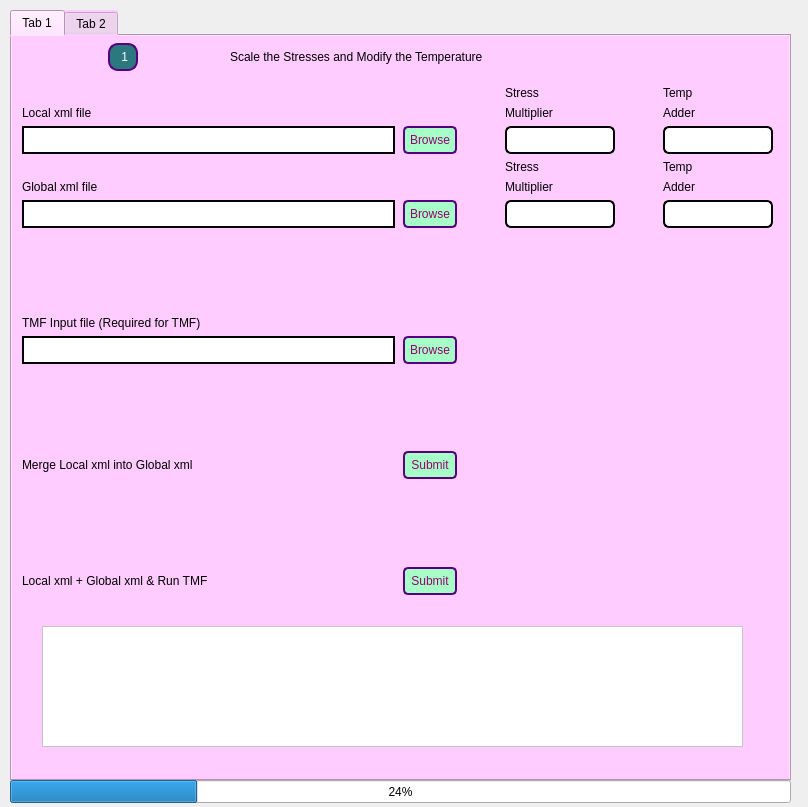
<?xml version="1.0" encoding="UTF-8"?>
<ui version="4.0">
 <class>MainWindow</class>
 <widget class="QMainWindow" name="MainWindow">
  <property name="geometry">
   <rect>
    <x>0</x>
    <y>0</y>
    <width>808</width>
    <height>807</height>
   </rect>
  </property>
  <property name="windowTitle">
   <string>MainWindow</string>
  </property>
  <widget class="QWidget" name="centralwidget">
   <widget class="QTabWidget" name="tabWidget">
    <property name="geometry">
     <rect>
      <x>10</x>
      <y>10</y>
      <width>781</width>
      <height>771</height>
     </rect>
    </property>
    <property name="sizeIncrement">
     <size>
      <width>0</width>
      <height>40</height>
     </size>
    </property>
    <property name="styleSheet">
     <string notr="true">/* Main Window Style */
QWidget {
    background-color: rgb(255, 204, 255);  /* Pinkish background */
}</string>
    </property>
    <property name="currentIndex">
     <number>0</number>
    </property>
    <widget class="QWidget" name="tab">
     <attribute name="title">
      <string>Tab 1</string>
     </attribute>
     <widget class="QWidget" name="horizontalLayoutWidget">
      <property name="geometry">
       <rect>
        <x>10</x>
        <y>-1</y>
        <width>568</width>
        <height>44</height>
       </rect>
      </property>
      <layout class="QHBoxLayout" name="horizontalLayout">
       <property name="sizeConstraint">
        <enum>QLayout::SetNoConstraint</enum>
       </property>
       <item>
        <widget class="QLabel" name="Number_label">
         <property name="sizePolicy">
          <sizepolicy hsizetype="Fixed" vsizetype="Fixed">
           <horstretch>0</horstretch>
           <verstretch>0</verstretch>
          </sizepolicy>
         </property>
         <property name="layoutDirection">
          <enum>Qt::RightToLeft</enum>
         </property>
         <property name="styleSheet">
          <string notr="true">/* Title Label Style */
QLabel#Number_label {
    background-color:rgb(44, 120, 127);  /* Bluish background */
    color: white;               /* Font color for the text */
    font: 14pt &quot;MS Shell Dlg 2&quot;;
    padding: 5px;
    border-radius: 10px;                   /* Rounded corners */
    border: 2px solid rgb(85, 0, 127);           
}
</string>
         </property>
         <property name="text">
          <string> 1</string>
         </property>
        </widget>
       </item>
       <item>
        <widget class="QLabel" name="text">
         <property name="sizePolicy">
          <sizepolicy hsizetype="Fixed" vsizetype="Fixed">
           <horstretch>0</horstretch>
           <verstretch>0</verstretch>
          </sizepolicy>
         </property>
         <property name="layoutDirection">
          <enum>Qt::LeftToRight</enum>
         </property>
         <property name="styleSheet">
          <string notr="true">
QLabel#text{
 background-color: rgb(255, 204, 255);
color: black;                /* Font color */
font: bold 17pt &quot;Arial Narrow&quot;;
 font-weight: normal;
}

</string>
         </property>
         <property name="text">
          <string>Scale the Stresses and Modify the Temperature      </string>
         </property>
        </widget>
       </item>
      </layout>
     </widget>
     <widget class="QWidget" name="gridLayoutWidget">
      <property name="geometry">
       <rect>
        <x>10</x>
        <y>50</y>
        <width>751</width>
        <height>509</height>
       </rect>
      </property>
      <layout class="QGridLayout" name="gridLayout" rowstretch="0,0,0,0,0,0,0,0,0,0,0,0,0,0,0">
       <property name="sizeConstraint">
        <enum>QLayout::SetNoConstraint</enum>
       </property>
       <property name="horizontalSpacing">
        <number>8</number>
       </property>
       <item row="12" column="3">
        <widget class="QPushButton" name="pushButton_5">
         <property name="styleSheet">
          <string notr="true">QPushButton{
    background-color: rgb(167, 255, 200);  /* Bluish background */
    color: rgb(148, 0, 111);               /* Font color for the text */
    font: bold 8pt &quot;MS Shell Dlg 2&quot;;
    padding: 5px;
    border-radius: 5px;                   /* Rounded corners */
    border: 2px solid rgb(85, 0, 127);           
}</string>
         </property>
         <property name="text">
          <string>Submit</string>
         </property>
        </widget>
       </item>
       <item row="6" column="5">
        <widget class="QLabel" name="text_11">
         <property name="styleSheet">
          <string notr="true">QLabel#text_11{
background-color: rgb(255, 204, 255);
color: black;               
font: 12pt  &quot;Arial Narrow&quot;;
 font-weight: normal;
}</string>
         </property>
         <property name="text">
          <string>Multiplier</string>
         </property>
        </widget>
       </item>
       <item row="5" column="5">
        <widget class="QLabel" name="text_12">
         <property name="styleSheet">
          <string notr="true">
QLabel#text_12{
background-color: rgb(255, 204, 255);
color: black;                /* Font color */
font: 12pt  &quot;Arial Narrow&quot;;
 font-weight: normal;
}</string>
         </property>
         <property name="text">
          <string>Stress</string>
         </property>
        </widget>
       </item>
       <item row="10" column="3">
        <widget class="QPushButton" name="pushButton_3">
         <property name="sizePolicy">
          <sizepolicy hsizetype="Preferred" vsizetype="Preferred">
           <horstretch>0</horstretch>
           <verstretch>0</verstretch>
          </sizepolicy>
         </property>
         <property name="styleSheet">
          <string notr="true">QPushButton{
    background-color: rgb(167, 255, 200);  /* Bluish background */
    color: rgb(148, 0, 111);               /* Font color for the text */
    font: bold 8pt &quot;MS Shell Dlg 2&quot;;
    padding: 5px;
    border-radius: 5px;                   /* Rounded corners */
    border: 2px solid rgb(85, 0, 127);           
}</string>
         </property>
         <property name="text">
          <string>Browse</string>
         </property>
        </widget>
       </item>
       <item row="4" column="7">
        <widget class="QLineEdit" name="lineEdit_6">
         <property name="sizePolicy">
          <sizepolicy hsizetype="Preferred" vsizetype="Preferred">
           <horstretch>0</horstretch>
           <verstretch>0</verstretch>
          </sizepolicy>
         </property>
         <property name="styleSheet">
          <string notr="true">QLineEdit#lineEdit_6{
background-color: #ffffff;
border: 2px solid #000;
border-radius: 6px;                   /* Rounded corners */
  
}</string>
         </property>
        </widget>
       </item>
       <item row="9" column="2">
        <widget class="QLabel" name="text_4">
         <property name="styleSheet">
          <string notr="true">
QLabel#text_4{
 background-color: rgb(255, 204, 255);
color: black;                /* Font color */
font: 17pt  &quot;Arial Narrow&quot;;
 font-weight: normal;
}</string>
         </property>
         <property name="text">
          <string>TMF Input file (Required for TMF)</string>
         </property>
        </widget>
       </item>
       <item row="4" column="3">
        <widget class="QPushButton" name="pushButton">
         <property name="sizePolicy">
          <sizepolicy hsizetype="Preferred" vsizetype="Preferred">
           <horstretch>0</horstretch>
           <verstretch>0</verstretch>
          </sizepolicy>
         </property>
         <property name="styleSheet">
          <string notr="true">QPushButton{
    background-color: rgb(167, 255, 200);  /* Bluish background */
    color: rgb(148, 0, 111);               /* Font color for the text */
    font: bold 8pt &quot;MS Shell Dlg 2&quot;;
    padding: 5px;
    border-radius: 5px;                   /* Rounded corners */
    border: 2px solid rgb(85, 0, 127);           
}</string>
         </property>
         <property name="text">
          <string>Browse</string>
         </property>
        </widget>
       </item>
       <item row="3" column="7">
        <widget class="QLabel" name="text_10">
         <property name="styleSheet">
          <string notr="true">
QLabel#text_10{
background-color: rgb(255, 204, 255);
color: black;                /* Font color */
font: 12pt  &quot;Arial Narrow&quot;;
 font-weight: normal;
}</string>
         </property>
         <property name="text">
          <string>Adder</string>
         </property>
        </widget>
       </item>
       <item row="6" column="2">
        <widget class="QLabel" name="text_3">
         <property name="styleSheet">
          <string notr="true">
QLabel#text_3{
 background-color: rgb(255, 204, 255);
color: black;                /* Font color */
font: 17pt  &quot;Arial Narrow&quot;;
 font-weight: normal;
}</string>
         </property>
         <property name="text">
          <string>Global xml file</string>
         </property>
        </widget>
       </item>
       <item row="2" column="5">
        <widget class="QLabel" name="text_7">
         <property name="styleSheet">
          <string notr="true">
QLabel#text_7{
background-color: rgb(255, 204, 255);
color: black;                /* Font color */
font: 12pt  &quot;Arial Narrow&quot;;
 font-weight: normal;
}</string>
         </property>
         <property name="text">
          <string>Stress</string>
         </property>
        </widget>
       </item>
       <item row="4" column="5">
        <widget class="QLineEdit" name="lineEdit_4">
         <property name="sizePolicy">
          <sizepolicy hsizetype="Preferred" vsizetype="Preferred">
           <horstretch>0</horstretch>
           <verstretch>0</verstretch>
          </sizepolicy>
         </property>
         <property name="styleSheet">
          <string notr="true">QLineEdit#lineEdit_4{
background-color: #ffffff;
border: 2px solid #000;
border-radius: 6px;                   /* Rounded corners */
  
}</string>
         </property>
        </widget>
       </item>
       <item row="10" column="2">
        <widget class="QLineEdit" name="lineEdit_3">
         <property name="sizePolicy">
          <sizepolicy hsizetype="Expanding" vsizetype="Preferred">
           <horstretch>0</horstretch>
           <verstretch>0</verstretch>
          </sizepolicy>
         </property>
         <property name="styleSheet">
          <string notr="true">QLineEdit {
    background-color: #ffffff;
    border: 2px solid #000;
}</string>
         </property>
        </widget>
       </item>
       <item row="3" column="2">
        <widget class="QLabel" name="text_2">
         <property name="sizePolicy">
          <sizepolicy hsizetype="Expanding" vsizetype="Fixed">
           <horstretch>0</horstretch>
           <verstretch>0</verstretch>
          </sizepolicy>
         </property>
         <property name="styleSheet">
          <string notr="true">
QLabel#text_2{
 background-color: rgb(255, 204, 255);
color: black;                /* Font color */
font: 17pt  &quot;Arial Narrow&quot;;
 font-weight: normal;
}</string>
         </property>
         <property name="text">
          <string>Local xml file</string>
         </property>
        </widget>
       </item>
       <item row="4" column="6">
        <spacer name="horizontalSpacer_2">
         <property name="orientation">
          <enum>Qt::Horizontal</enum>
         </property>
         <property name="sizeType">
          <enum>QSizePolicy::Fixed</enum>
         </property>
         <property name="sizeHint" stdset="0">
          <size>
           <width>40</width>
           <height>20</height>
          </size>
         </property>
        </spacer>
       </item>
       <item row="6" column="7">
        <widget class="QLabel" name="text_14">
         <property name="styleSheet">
          <string notr="true">QLabel#text_14{
background-color: rgb(255, 204, 255);
color: black;                /* Font color */
font: 12pt  &quot;Arial Narrow&quot;;
 font-weight: normal;
}</string>
         </property>
         <property name="text">
          <string>Adder</string>
         </property>
        </widget>
       </item>
       <item row="5" column="7">
        <widget class="QLabel" name="text_13">
         <property name="styleSheet">
          <string notr="true">QLabel#text_13{
background-color: rgb(255, 204, 255);
color: black;              
font: 12pt  &quot;Arial Narrow&quot;;
 font-weight: normal;
}</string>
         </property>
         <property name="text">
          <string>Temp</string>
         </property>
        </widget>
       </item>
       <item row="7" column="5">
        <widget class="QLineEdit" name="lineEdit_5">
         <property name="sizePolicy">
          <sizepolicy hsizetype="Preferred" vsizetype="Preferred">
           <horstretch>0</horstretch>
           <verstretch>0</verstretch>
          </sizepolicy>
         </property>
         <property name="styleSheet">
          <string notr="true">QLineEdit#lineEdit_5{
background-color: #ffffff;
border: 2px solid #000;
border-radius: 6px;                   /* Rounded corners */
  
}</string>
         </property>
        </widget>
       </item>
       <item row="11" column="3">
        <spacer name="verticalSpacer_2">
         <property name="orientation">
          <enum>Qt::Vertical</enum>
         </property>
         <property name="sizeHint" stdset="0">
          <size>
           <width>20</width>
           <height>40</height>
          </size>
         </property>
        </spacer>
       </item>
       <item row="4" column="2">
        <widget class="QLineEdit" name="lineEdit_8">
         <property name="sizePolicy">
          <sizepolicy hsizetype="Expanding" vsizetype="Preferred">
           <horstretch>0</horstretch>
           <verstretch>0</verstretch>
          </sizepolicy>
         </property>
         <property name="styleSheet">
          <string notr="true">QLineEdit {
    background-color: #ffffff;
    border: 2px solid #000;
}</string>
         </property>
        </widget>
       </item>
       <item row="7" column="2">
        <widget class="QLineEdit" name="lineEdit_2">
         <property name="sizePolicy">
          <sizepolicy hsizetype="Expanding" vsizetype="Preferred">
           <horstretch>0</horstretch>
           <verstretch>0</verstretch>
          </sizepolicy>
         </property>
         <property name="styleSheet">
          <string notr="true">QLineEdit {
    background-color: #ffffff;
    border: 2px solid #000;
}</string>
         </property>
        </widget>
       </item>
       <item row="7" column="4">
        <spacer name="horizontalSpacer_4">
         <property name="orientation">
          <enum>Qt::Horizontal</enum>
         </property>
         <property name="sizeType">
          <enum>QSizePolicy::Fixed</enum>
         </property>
         <property name="sizeHint" stdset="0">
          <size>
           <width>40</width>
           <height>20</height>
          </size>
         </property>
        </spacer>
       </item>
       <item row="7" column="3">
        <widget class="QPushButton" name="pushButton_2">
         <property name="sizePolicy">
          <sizepolicy hsizetype="Preferred" vsizetype="Preferred">
           <horstretch>0</horstretch>
           <verstretch>0</verstretch>
          </sizepolicy>
         </property>
         <property name="styleSheet">
          <string notr="true">QPushButton{
    background-color: rgb(167, 255, 200);  /* Bluish background */
    color: rgb(148, 0, 111);               /* Font color for the text */
    font: bold 8pt &quot;MS Shell Dlg 2&quot;;
    padding: 5px;
    border-radius: 5px;                   /* Rounded corners */
    border: 2px solid rgb(85, 0, 127);           
}</string>
         </property>
         <property name="text">
          <string>Browse</string>
         </property>
        </widget>
       </item>
       <item row="12" column="2">
        <widget class="QLabel" name="text_6">
         <property name="styleSheet">
          <string notr="true">
QLabel#text_6
{
 background-color: rgb(255, 204, 255);
color: black;                /* Font color */
font: 17pt  &quot;Arial Narrow&quot;;
 font-weight: normal;
}</string>
         </property>
         <property name="text">
          <string>Merge Local xml into Global xml</string>
         </property>
        </widget>
       </item>
       <item row="2" column="7">
        <widget class="QLabel" name="text_9">
         <property name="styleSheet">
          <string notr="true">
QLabel#text_9{
background-color: rgb(255, 204, 255);
color: black;                /* Font color */
font: 12pt  &quot;Arial Narrow&quot;;
 font-weight: normal;
}</string>
         </property>
         <property name="text">
          <string>Temp</string>
         </property>
        </widget>
       </item>
       <item row="3" column="5">
        <widget class="QLabel" name="text_8">
         <property name="styleSheet">
          <string notr="true">
QLabel#text_8{
background-color: rgb(255, 204, 255);
color: black;                /* Font color */
font: 12pt  &quot;Arial Narrow&quot;;
 font-weight: normal;
}</string>
         </property>
         <property name="text">
          <string>Multiplier</string>
         </property>
        </widget>
       </item>
       <item row="4" column="4">
        <spacer name="horizontalSpacer_3">
         <property name="orientation">
          <enum>Qt::Horizontal</enum>
         </property>
         <property name="sizeType">
          <enum>QSizePolicy::Fixed</enum>
         </property>
         <property name="sizeHint" stdset="0">
          <size>
           <width>40</width>
           <height>20</height>
          </size>
         </property>
        </spacer>
       </item>
       <item row="13" column="3">
        <spacer name="verticalSpacer_4">
         <property name="orientation">
          <enum>Qt::Vertical</enum>
         </property>
         <property name="sizeHint" stdset="0">
          <size>
           <width>20</width>
           <height>40</height>
          </size>
         </property>
        </spacer>
       </item>
       <item row="7" column="7">
        <widget class="QLineEdit" name="lineEdit_7">
         <property name="sizePolicy">
          <sizepolicy hsizetype="Preferred" vsizetype="Preferred">
           <horstretch>0</horstretch>
           <verstretch>0</verstretch>
          </sizepolicy>
         </property>
         <property name="styleSheet">
          <string notr="true">QLineEdit#lineEdit_7{
background-color: #ffffff;
border: 2px solid #000;
border-radius: 6px;                   /* Rounded corners */
  
}</string>
         </property>
        </widget>
       </item>
       <item row="14" column="2">
        <widget class="QLabel" name="text_16">
         <property name="styleSheet">
          <string notr="true">
QLabel#text_16{
 background-color: rgb(255, 204, 255);
color: black;                /* Font color */
font: 17pt  &quot;Arial Narrow&quot;;
 font-weight: normal;
}</string>
         </property>
         <property name="text">
          <string>Local xml + Global xml &amp; Run TMF</string>
         </property>
        </widget>
       </item>
       <item row="14" column="3">
        <widget class="QPushButton" name="pushButton_6">
         <property name="styleSheet">
          <string notr="true">QPushButton{
    background-color: rgb(167, 255, 200);  /* Bluish background */
    color: rgb(148, 0, 111);               /* Font color for the text */
    font: bold 8pt &quot;MS Shell Dlg 2&quot;;
    padding: 5px;
    border-radius: 5px;                   /* Rounded corners */
    border: 2px solid rgb(85, 0, 127);           
}</string>
         </property>
         <property name="text">
          <string>Submit</string>
         </property>
        </widget>
       </item>
       <item row="8" column="2">
        <spacer name="verticalSpacer_5">
         <property name="orientation">
          <enum>Qt::Vertical</enum>
         </property>
         <property name="sizeHint" stdset="0">
          <size>
           <width>20</width>
           <height>40</height>
          </size>
         </property>
        </spacer>
       </item>
      </layout>
     </widget>
     <widget class="QTextBrowser" name="textBrowser">
      <property name="geometry">
       <rect>
        <x>30</x>
        <y>590</y>
        <width>701</width>
        <height>121</height>
       </rect>
      </property>
      <property name="styleSheet">
       <string notr="true">QTextBrowser#textBrowser{
 background-color: white;
}

</string>
      </property>
     </widget>
    </widget>
    <widget class="QWidget" name="tab_2">
     <attribute name="title">
      <string>Tab 2</string>
     </attribute>
     <widget class="QWidget" name="formLayoutWidget">
      <property name="geometry">
       <rect>
        <x>20</x>
        <y>20</y>
        <width>551</width>
        <height>101</height>
       </rect>
      </property>
      <layout class="QFormLayout" name="formLayout">
       <property name="sizeConstraint">
        <enum>QLayout::SetDefaultConstraint</enum>
       </property>
       <item row="0" column="0">
        <widget class="QLabel" name="Number_label_2">
         <property name="sizePolicy">
          <sizepolicy hsizetype="Fixed" vsizetype="Fixed">
           <horstretch>0</horstretch>
           <verstretch>0</verstretch>
          </sizepolicy>
         </property>
         <property name="layoutDirection">
          <enum>Qt::RightToLeft</enum>
         </property>
         <property name="styleSheet">
          <string notr="true">/* Title Label Style */
QLabel#Number_label_2{
    background-color:rgb(44, 120, 127);  /* Bluish background */
    color: white;               /* Font color for the text */
    font: 14pt &quot;MS Shell Dlg 2&quot;;
    padding: 5px;
    border-radius: 10px;                   /* Rounded corners */
    border: 2px solid rgb(85, 0, 127);           
}
</string>
         </property>
         <property name="text">
          <string>2</string>
         </property>
        </widget>
       </item>
       <item row="0" column="1">
        <widget class="QLabel" name="text_5">
         <property name="sizePolicy">
          <sizepolicy hsizetype="Fixed" vsizetype="Fixed">
           <horstretch>0</horstretch>
           <verstretch>0</verstretch>
          </sizepolicy>
         </property>
         <property name="layoutDirection">
          <enum>Qt::LeftToRight</enum>
         </property>
         <property name="styleSheet">
          <string notr="true">
QLabel#text_5{
 background-color: rgb(255, 204, 255);
color: black;                /* Font color */
font: bold 17pt &quot;Arial Narrow&quot;;
 font-weight: normal;
}

</string>
         </property>
         <property name="text">
          <string>Convert xml file from M_MPa Unit </string>
         </property>
        </widget>
       </item>
       <item row="1" column="1">
        <widget class="QLabel" name="label">
         <property name="styleSheet">
          <string notr="true">
QLabel#label{
 background-color: rgb(255, 204, 255);
color: black;                /* Font color */
font: bold 17pt &quot;Arial Narrow&quot;;
 font-weight: normal;
}
</string>
         </property>
         <property name="text">
          <string>System to mm_MPa Unit System</string>
         </property>
        </widget>
       </item>
      </layout>
     </widget>
     <widget class="QWidget" name="horizontalLayoutWidget_2">
      <property name="geometry">
       <rect>
        <x>20</x>
        <y>280</y>
        <width>451</width>
        <height>41</height>
       </rect>
      </property>
      <layout class="QHBoxLayout" name="horizontalLayout_2">
       <item>
        <widget class="QLineEdit" name="lineEdit_9">
         <property name="sizePolicy">
          <sizepolicy hsizetype="Expanding" vsizetype="Preferred">
           <horstretch>0</horstretch>
           <verstretch>0</verstretch>
          </sizepolicy>
         </property>
         <property name="styleSheet">
          <string notr="true">QLineEdit {
    background-color: #ffffff;
    border: 2px solid #000;
}</string>
         </property>
        </widget>
       </item>
       <item>
        <widget class="QPushButton" name="pushButton_4">
         <property name="sizePolicy">
          <sizepolicy hsizetype="Preferred" vsizetype="Preferred">
           <horstretch>0</horstretch>
           <verstretch>0</verstretch>
          </sizepolicy>
         </property>
         <property name="styleSheet">
          <string notr="true">QPushButton{
    background-color: rgb(167, 255, 200);  /* Bluish background */
    color: rgb(148, 0, 111);               /* Font color for the text */
    font: bold 8pt &quot;MS Shell Dlg 2&quot;;
    padding: 5px;
    border-radius: 5px;                   /* Rounded corners */
    border: 2px solid rgb(85, 0, 127);           
}</string>
         </property>
         <property name="text">
          <string>Browse</string>
         </property>
        </widget>
       </item>
      </layout>
     </widget>
     <widget class="QLabel" name="text_15">
      <property name="geometry">
       <rect>
        <x>30</x>
        <y>230</y>
        <width>251</width>
        <height>33</height>
       </rect>
      </property>
      <property name="sizePolicy">
       <sizepolicy hsizetype="Fixed" vsizetype="Fixed">
        <horstretch>0</horstretch>
        <verstretch>0</verstretch>
       </sizepolicy>
      </property>
      <property name="layoutDirection">
       <enum>Qt::LeftToRight</enum>
      </property>
      <property name="styleSheet">
       <string notr="true">
QLabel#text_15{
 background-color: rgb(255, 204, 255);
color: black;                /* Font color */
font: bold 17pt &quot;Arial Narrow&quot;;
 font-weight: normal;
}

</string>
      </property>
      <property name="text">
       <string>xml file in M MPa Unit</string>
      </property>
     </widget>
     <widget class="QWidget" name="verticalLayoutWidget">
      <property name="geometry">
       <rect>
        <x>20</x>
        <y>130</y>
        <width>551</width>
        <height>51</height>
       </rect>
      </property>
      <layout class="QVBoxLayout" name="verticalLayout">
       <item>
        <widget class="QLabel" name="label_2">
         <property name="styleSheet">
          <string notr="true">
QLabel#label_2{
 background-color: rgb(255, 204, 255);
color: black;                /* Font color */
font: 12pt &quot;Arial Narrow&quot;;
 font-weight: normal;
}
</string>
         </property>
         <property name="text">
          <string>Nodal coordinates scaled by 1.0E3, Nodal Stresses scaled by 1.0E-6</string>
         </property>
        </widget>
       </item>
      </layout>
     </widget>
     <widget class="QLabel" name="label_3">
      <property name="geometry">
       <rect>
        <x>20</x>
        <y>330</y>
        <width>441</width>
        <height>61</height>
       </rect>
      </property>
      <property name="styleSheet">
       <string notr="true">
QLabel#label_3{
 background-color: rgb(255, 204, 255);
color: black;                /* Font color */
font: bold 17pt &quot;Arial Narrow&quot;;
 font-weight: normal;
}
</string>
      </property>
      <property name="text">
       <string>Select the box if the given xml file has :</string>
      </property>
     </widget>
     <widget class="QWidget" name="verticalLayoutWidget_2">
      <property name="geometry">
       <rect>
        <x>20</x>
        <y>380</y>
        <width>431</width>
        <height>199</height>
       </rect>
      </property>
      <layout class="QVBoxLayout" name="verticalLayout_2">
       <item>
        <widget class="QCheckBox" name="checkBox_1">
         <property name="styleSheet">
          <string notr="true">

QCheckBox#checkBox_1 {
    background-color: rgb(255, 204, 255); 
    color: black;                       
    font: normal 17pt &quot;Arial Narrow&quot;;   
}

QCheckBox#checkBox_1::indicator {
background-color: white; 
    width: 40px; 
    height: 40px; 
}

QCheckBox#checkBox_1::indicator:unchecked {
    image: url(&quot;C:/Users/Lipika Dudeja/Downloads/unchecked.svg&quot;); 
}

QCheckBox#checkBox_1::indicator:checked {
    image: url(&quot;C:/Users/Lipika Dudeja/Downloads/checked.svg&quot;); 
}</string>
         </property>
         <property name="text">
          <string>Nodal Temperature</string>
         </property>
        </widget>
       </item>
       <item>
        <widget class="QCheckBox" name="checkBox_2">
         <property name="styleSheet">
          <string notr="true">QCheckBox#checkBox_2 {
    background-color: rgb(255, 204, 255); 
    color: black;                       
    font: normal 17pt &quot;Arial Narrow&quot;;   
}

QCheckBox#checkBox_2::indicator {
background-color: white; 
    width: 40px; 
    height: 40px; 
}

QCheckBox#checkBox_2::indicator:unchecked {
    image: url(&quot;C:/Users/Lipika Dudeja/Downloads/unchecked.svg&quot;); 
}

QCheckBox#checkBox_2::indicator:checked {
    image: url(&quot;C:/Users/Lipika Dudeja/Downloads/checked.svg&quot;); 
}
</string>
         </property>
         <property name="text">
          <string>Nodal Coordinates</string>
         </property>
        </widget>
       </item>
       <item>
        <widget class="QCheckBox" name="checkBox_3">
         <property name="styleSheet">
          <string notr="true">QCheckBox#checkBox_3 {
    background-color: rgb(255, 204, 255); 
    color: black;                       
    font: normal 17pt &quot;Arial Narrow&quot;;   
}

QCheckBox#checkBox_3::indicator {
background-color: white; 
    width: 40px; 
    height: 40px; 
}

QCheckBox#checkBox_3::indicator:unchecked {
    image: url(&quot;C:/Users/Lipika Dudeja/Downloads/unchecked.svg&quot;); 
}

QCheckBox#checkBox_3::indicator:checked {
    image: url(&quot;C:/Users/Lipika Dudeja/Downloads/checked.svg&quot;); 
}
</string>
         </property>
         <property name="text">
          <string>Element Connectivities</string>
         </property>
        </widget>
       </item>
       <item>
        <widget class="QCheckBox" name="checkBox_4">
         <property name="styleSheet">
          <string notr="true">QCheckBox#checkBox_4{
    background-color: rgb(255, 204, 255); 
    color: black;                       
    font: normal 17pt &quot;Arial Narrow&quot;;   
}

QCheckBox#checkBox_4::indicator {
background-color: white; 
    width: 40px; 
    height: 40px; 
}

QCheckBox#checkBox_4::indicator:unchecked {
    image: url(&quot;C:/Users/Lipika Dudeja/Downloads/unchecked.svg&quot;); 
}

QCheckBox#checkBox_4::indicator:checked {
    image: url(&quot;C:/Users/Lipika Dudeja/Downloads/checked.svg&quot;); 
}</string>
         </property>
         <property name="text">
          <string>Nodal Stresses</string>
         </property>
        </widget>
       </item>
      </layout>
     </widget>
     <widget class="QTextBrowser" name="textBrowser_2">
      <property name="geometry">
       <rect>
        <x>370</x>
        <y>730</y>
        <width>751</width>
        <height>121</height>
       </rect>
      </property>
      <property name="styleSheet">
       <string notr="true">QTextBrowser#textBrowser{
 background-color: white;
}

</string>
      </property>
     </widget>
     <widget class="QTextBrowser" name="textBrowser_3">
      <property name="geometry">
       <rect>
        <x>30</x>
        <y>590</y>
        <width>701</width>
        <height>121</height>
       </rect>
      </property>
      <property name="styleSheet">
       <string notr="true">QTextBrowser#textBrowser_3{
 background-color: white;
}

</string>
      </property>
     </widget>
    </widget>
   </widget>
   <widget class="QProgressBar" name="progressBar">
    <property name="geometry">
     <rect>
      <x>10</x>
      <y>780</y>
      <width>781</width>
      <height>23</height>
     </rect>
    </property>
    <property name="value">
     <number>24</number>
    </property>
   </widget>
  </widget>
 </widget>
 <resources/>
 <connections/>
</ui>
